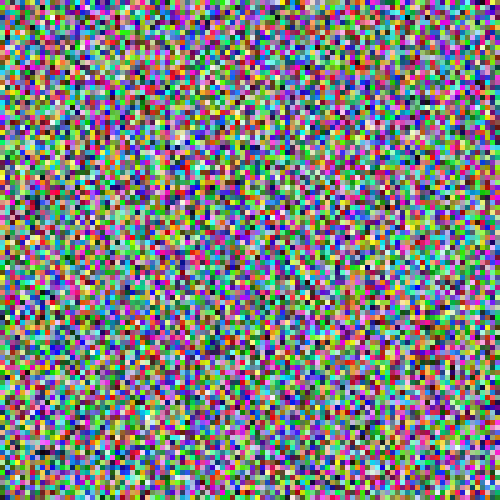
Frame 1 (no input)
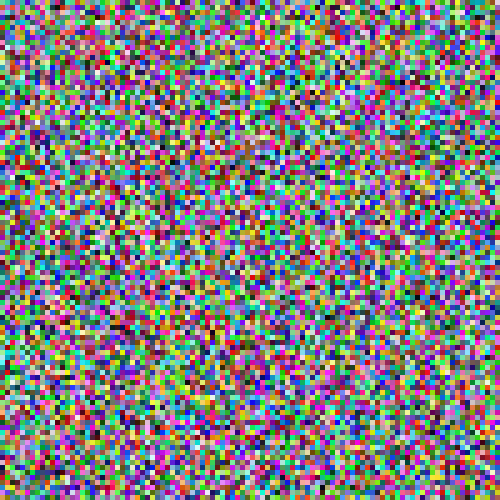
Frame 2 (the mouse pressed at the canvas centre, redrawn once)

The p5.js sketch that drew these frames (run headless with seeded random() and noise() and a simulated clock; the mouse was pressed at the canvas centre and the sketch redrawn once):

// p5.js sketch
// ── sketch.js
function setup() {
  createCanvas(500, 500);
  img = createImage(100, 100);
  noLoop();
}

function draw() {
  background(0);


  img.loadPixels();

  for (let y = 0; y < img.height; y++) {
    for (let x = 0; x < img.width; x++) {
      let c = color(random(255), random(255), random(255));
      img.set(x, y, c);
    }
  }

  img.updatePixels();

  noSmooth();
  image(img, 0, 0, width, height);

}
// ── sketch2.js
function setup() {
  createCanvas(500, 500);
  img = createImage(100, 100);
  noLoop();
}

function draw() {
  background(0);

 
  img.loadPixels();

  for (let y = 0; y < img.height; y++) {
    for (let x = 0; x < img.width; x++) {
      let c = color(y * 2, x * 2, 0);
      img.set(x, y, c);
    }
  }

  img.updatePixels();

  noSmooth();
  image(img, 0, 0, width, height);
  
}
